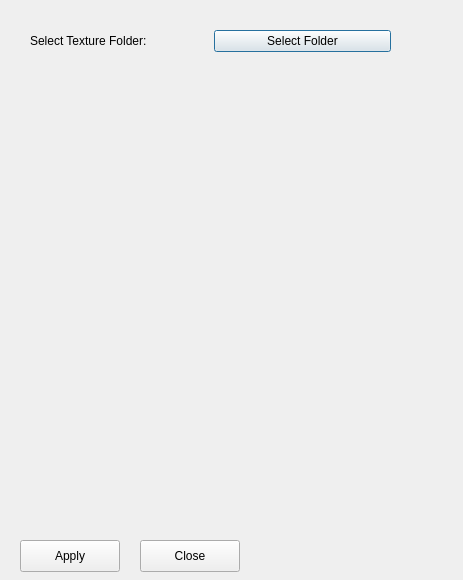
<?xml version="1.0" encoding="UTF-8"?>
<ui version="4.0">
    <class>Dialog</class>
    <widget class="QDialog" name="Dialog">

        <property name="geometry">
            <rect>
                <x>0</x>
                <y>0</y>
                <width>463</width>
                <height>580</height>
            </rect>
        </property>

        <property name="windowTitle">
            <string>Dialog</string>
        </property>

        <widget class="QWidget" name="gridLayoutWidget">
            <property name="geometry">
                <rect>
                    <x>30</x>
                    <y>30</y>
                    <width>361</width>
                    <height>479</height>
                </rect>
            </property>

            <layout class="QGridLayout" name="gridLayout">

                <!-- row 0 -->
                <item row="0" column="0">
                    <layout class="QVBoxLayout" name="verticalLayout_2">
                        <item>
                            <widget class="QLabel" name="label">
                                <property name="text">
                                    <string>Select Texture Folder:</string>
                                </property>
                            </widget>
                        </item>
                    </layout>
                </item>
                <item row="0" column="1">
                    <widget class="QPushButton" name="select_button">
                        <property name="text">
                            <string>Select Folder</string>
                        </property>
                    </widget>
                </item>

                 <!-- row 12 -->
                <item row="12" column="0">
                    <widget class="QLabel" name="warnings">
                        <property name="text">
                            <string/>
                        </property>
                    </widget>
                </item>

            </layout>
        </widget>

        <widget class="QPushButton" name="apply_button">
            <property name="geometry">
                <rect>
                    <x>20</x>
                    <y>540</y>
                    <width>100</width>
                    <height>32</height>
                </rect>
            </property>
            <property name="text">
                <string>Apply</string>
            </property>
        </widget>

        <widget class="QPushButton" name="close_button">
            <property name="geometry">
                <rect>
                    <x>140</x>
                    <y>540</y>
                    <width>100</width>
                    <height>32</height>
                </rect>
            </property>
            <property name="text">
                <string>Close</string>
            </property>
        </widget>

    </widget>

    <resources/>
    <connections/>
</ui>
